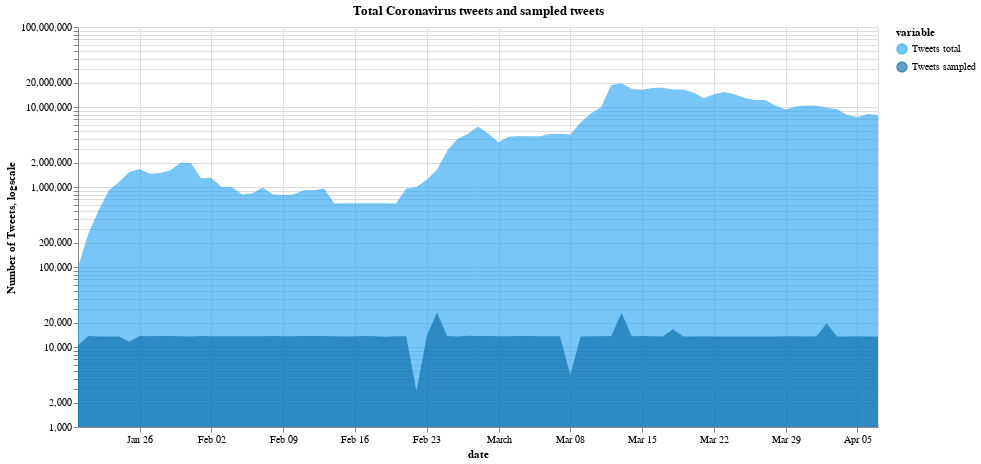

The notebook cell this image was saved under:
### Code cell
chart = alt.Chart(melted).mark_area(opacity = .6).encode(
    y = alt.Y('value',
          scale=alt.Scale(type='log'), title = "Number of Tweets, logscale", stack = None),
    x="date:T",
    color=alt.Color('variable', scale=alt.Scale(domain=["Tweets total", "Tweets sampled"], range=[twittercol,  twittercol2]))

    ).properties(
    width=800,
    height=400,
    title = "Total Coronavirus tweets and sampled tweets"
)


nearest = alt.selection(type='single', nearest=True, on='mouseover',
                        fields=['date'], empty='none')

selectors = alt.Chart(melted).mark_point().encode(
    x='date:T',
    opacity=alt.value(0),
).add_selection(
    nearest
)

points = chart.mark_point().encode(
    opacity=alt.condition(nearest, alt.value(1), alt.value(0))
)

text = chart.mark_text(align='left', color = "black", dx=5, dy=-20).encode(
    text=alt.condition(nearest, "date:T", alt.value(' '))
)

text2 = chart.mark_text(align='left', color = "black", dx=5, dy=-5).encode(
    text=alt.condition(nearest, "value:Q", alt.value(' '))
)


rules = alt.Chart(melted).mark_rule(color='gray').encode(
    x='date:T',
).transform_filter(
    nearest
)

alt.layer(chart, selectors, points, rules, text, text2).resolve_scale(
    y = 'shared'
)

### Figure 1 — Vega-Lite specification as saved in the notebook (floating-point values rounded to 4 significant figures; data arrays with more than 128 entries replaced by an {"elided": "..."} marker saying what was removed)
{"config": {"view": {"continuousWidth": 400, "continuousHeight": 300}}, "layer": [{"mark": {"type": "area", "opacity": 0.6}, "encoding": {"color": {"type": "nominal", "field": "variable", "scale": {"domain": ["Tweets total", "Tweets sampled"], "range": ["#1da1f2", "#0062a2"]}}, "x": {"type": "temporal", "field": "date"}, "y": {"type": "quantitative", "field": "value", "scale": {"type": "log"}, "stack": null, "title": "Number of Tweets, logscale"}}, "height": 400, "title": "Total Coronavirus tweets and sampled tweets", "width": 800}, {"mark": "point", "encoding": {"opacity": {"value": 0}, "x": {"type": "temporal", "field": "date"}}, "selection": {"selector003": {"type": "single", "nearest": true, "on": "mouseover", "fields": ["date"], "empty": "none"}}}, {"mark": "point", "encoding": {"color": {"type": "nominal", "field": "variable", "scale": {"domain": ["Tweets total", "Tweets sampled"], "range": ["#1da1f2", "#0062a2"]}}, "opacity": {"condition": {"value": 1, "selection": "selector003"}, "value": 0}, "x": {"type": "temporal", "field": "date"}, "y": {"type": "quantitative", "field": "value", "scale": {"type": "log"}, "stack": null, "title": "Number of Tweets, logscale"}}, "height": 400, "title": "Total Coronavirus tweets and sampled tweets", "width": 800}, {"mark": {"type": "rule", "color": "gray"}, "encoding": {"x": {"type": "temporal", "field": "date"}}, "transform": [{"filter": {"selection": "selector003"}}]}, {"mark": {"type": "text", "align": "left", "color": "black", "dx": 5, "dy": -20}, "encoding": {"color": {"type": "nominal", "field": "variable", "scale": {"domain": ["Tweets total", "Tweets sampled"], "range": ["#1da1f2", "#0062a2"]}}, "text": {"condition": {"type": "temporal", "field": "date", "selection": "selector003"}, "value": " "}, "x": {"type": "temporal", "field": "date"}, "y": {"type": "quantitative", "field": "value", "scale": {"type": "log"}, "stack": null, "title": "Number of Tweets, logscale"}}, "height": 400, "title": "Total Coronavirus tweets and sampled tweets", "width": 800}, {"mark": {"type": "text", "align": "left", "color": "black", "dx": 5, "dy": -5}, "encoding": {"color": {"type": "nominal", "field": "variable", "scale": {"domain": ["Tweets total", "Tweets sampled"], "range": ["#1da1f2", "#0062a2"]}}, "text": {"condition": {"type": "quantitative", "field": "value", "selection": "selector003"}, "value": " "}, "x": {"type": "temporal", "field": "date"}, "y": {"type": "quantitative", "field": "value", "scale": {"type": "log"}, "stack": null, "title": "Number of Tweets, logscale"}}, "height": 400, "title": "Total Coronavirus tweets and sampled tweets", "width": 800}], "data": {"name": "data-fd2ffe389be9256433960a856bcb7b03"}, "resolve": {"scale": {"y": "shared"}}, "$schema": "https://vega.github.io/schema/vega-lite/v4.8.1.json", "datasets": {"data-fd2ffe389be9256433960a856bcb7b03": {"elided": "158 records"}}}
